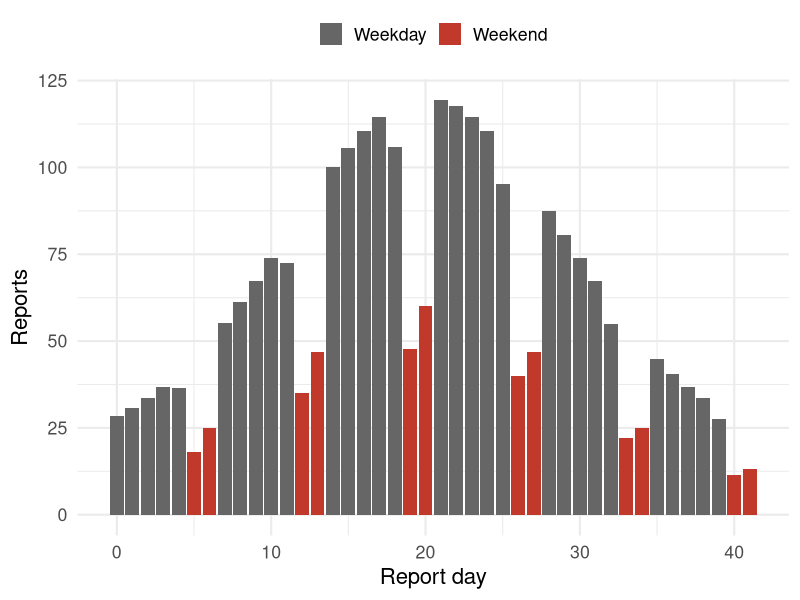
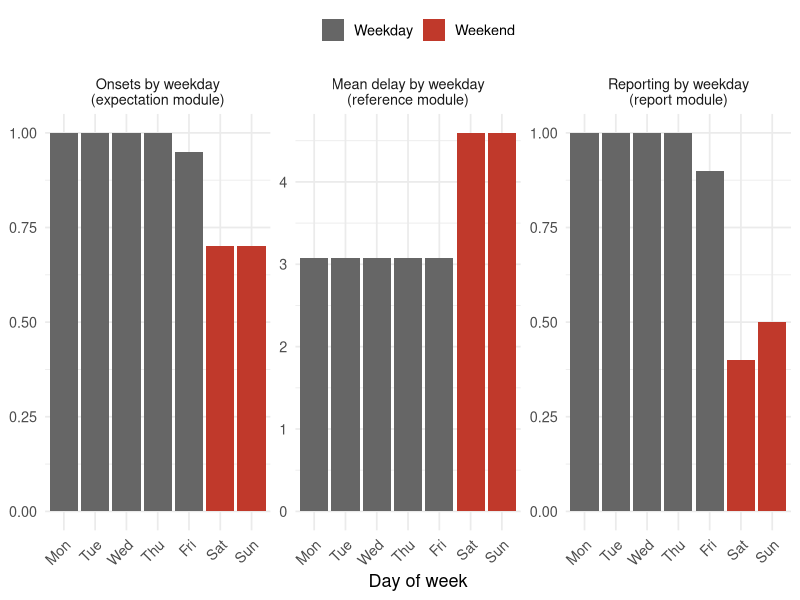
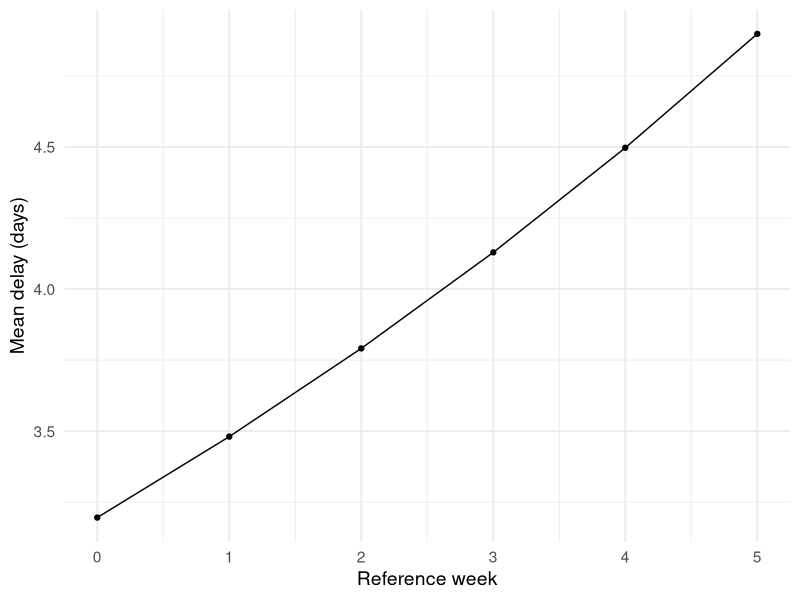

Write R code to recreate these figures, in order.
## ---- chunk 1
library("dplyr")
library("tidyr")
library("ggplot2")
set.seed(1)
days <- 0:41
ref_dow_effect <- c(1, 1, 1, 1, 0.95, 0.7, 0.7)
rep_dow_effect <- c(1, 1, 1, 1, 0.9, 0.4, 0.5)
base <- 100 * dnorm(days, mean = 20, sd = 9) /
  max(dnorm(days, mean = 20, sd = 9)) + 20
weekend_fill <- scale_fill_manual(
  values = c("FALSE" = "grey40", "TRUE" = "#c0392b"),
  labels = c("Weekday", "Weekend"), name = NULL
)
## ---- chunk 2
tibble(day = days, reports = base * rep_dow_effect[(days %% 7) + 1]) |>
  ggplot(aes(day, reports, fill = (day %% 7) >= 5)) +
  geom_col() +
  weekend_fill +
  labs(x = "Report day", y = "Reports") +
  theme_minimal(base_size = 16) +
  theme(legend.position = "top")
## ---- chunk 3
sdlog <- 0.5
dows <- c("Mon", "Tue", "Wed", "Thu", "Fri", "Sat", "Sun")
# Longer delay for weekend onsets (a reference-date effect on the delay)
delay_meanlog_dow <- c(1, 1, 1, 1, 1, 1.4, 1.4)
tibble(
  dow = factor(dows, levels = dows),
  weekend = dows %in% c("Sat", "Sun"),
  `Onsets by weekday\n(expectation module)` = ref_dow_effect,
  `Mean delay by weekday\n(reference module)` =
    exp(delay_meanlog_dow + sdlog^2 / 2),
  `Reporting by weekday\n(report module)` = rep_dow_effect
) |>
  pivot_longer(
    -c(dow, weekend), names_to = "effect", values_to = "value"
  ) |>
  mutate(effect = factor(effect, levels = unique(effect))) |>
  ggplot(aes(dow, value, fill = weekend)) +
  geom_col() +
  facet_wrap(~effect, scales = "free_y") +
  weekend_fill +
  labs(x = "Day of week", y = NULL) +
  theme_minimal(base_size = 13) +
  theme(
    legend.position = "top",
    axis.text.x = element_text(angle = 45, hjust = 1)
  )
## ---- chunk 4
sdlog <- 0.5
tibble(day = days) |>
  mutate(
    meanlog = 1 + 0.5 * day / max(days),
    mean_delay = exp(meanlog + sdlog^2 / 2),
    week = day %/% 7
  ) |>
  summarise(mean_delay = mean(mean_delay), .by = week) |>
  ggplot(aes(week, mean_delay)) +
  geom_line() +
  geom_point() +
  labs(x = "Reference week", y = "Mean delay (days)") +
  theme_minimal(base_size = 14)
